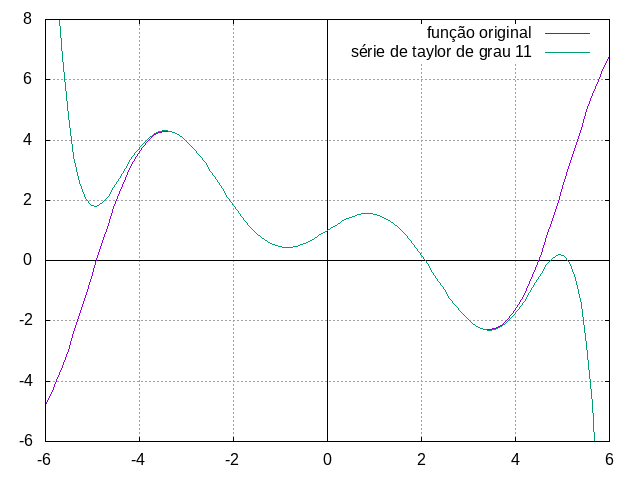

Here is the gnuplot script that generated this plot:
set terminal png
set output "taylor.png"
set xzeroaxis ls -1
set yzeroaxis ls -1
set grid
set xrange[-6:6]
set yrange[-6:8]
plot x*cos(x) + 1 title "função original", 1 + x - (x**3)/2 + (x**5)/24 - (x**7)/720 + (x**9)/40320 - (x**11)/3628800 title "série de taylor de grau 11"
